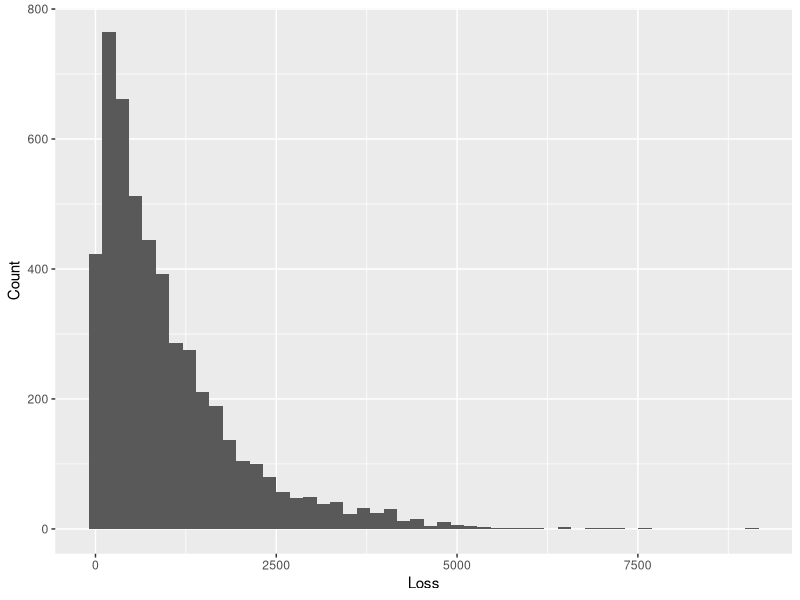
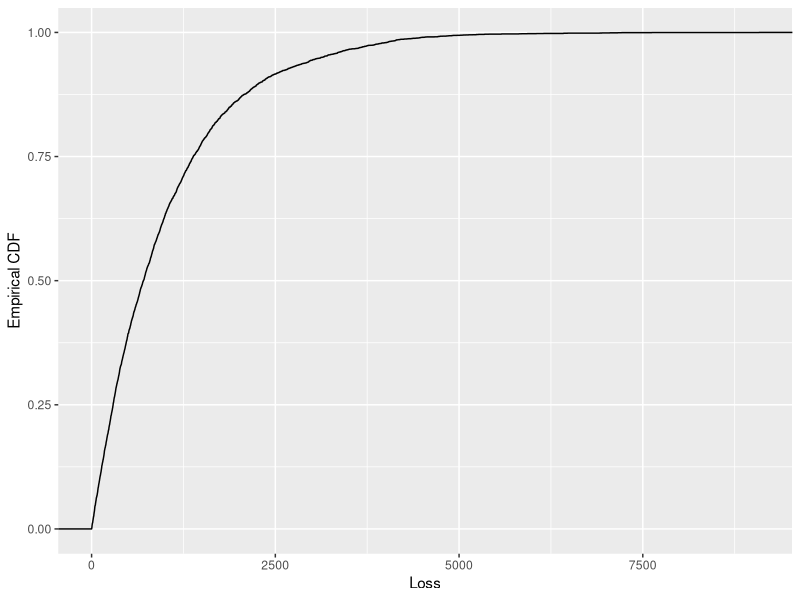
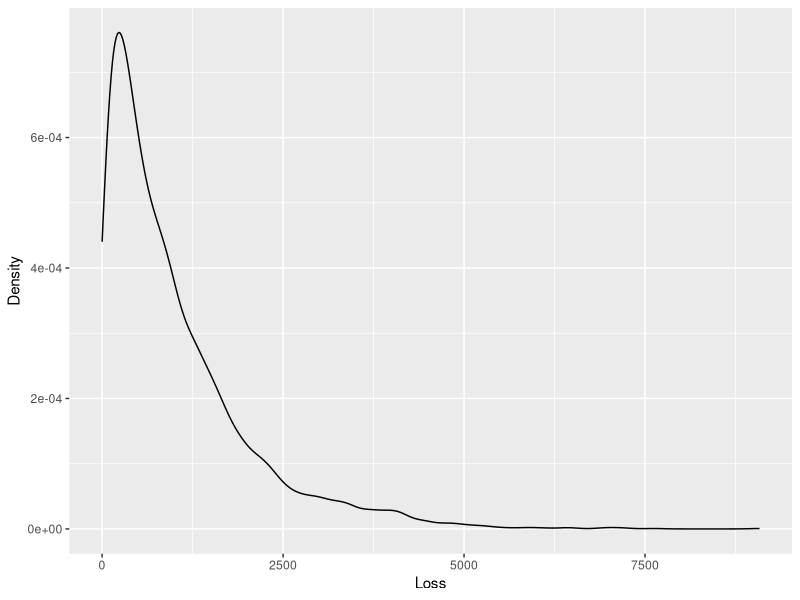
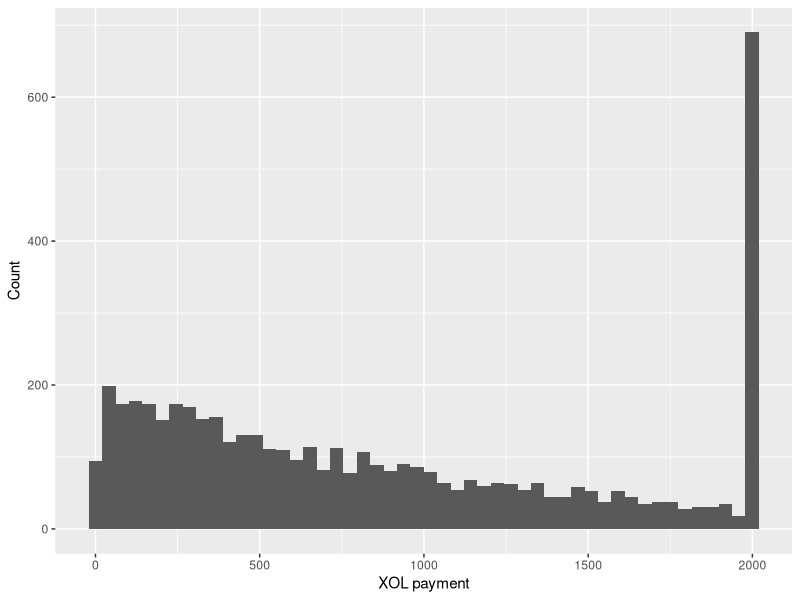
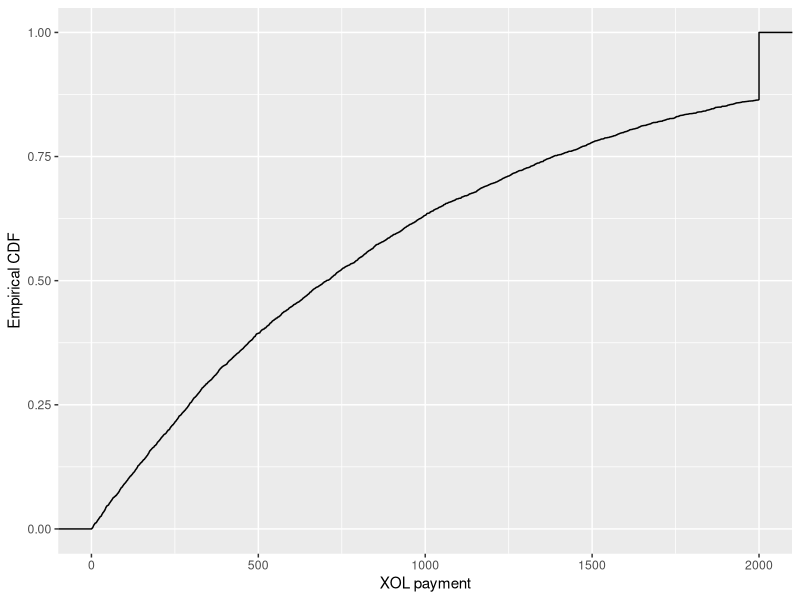
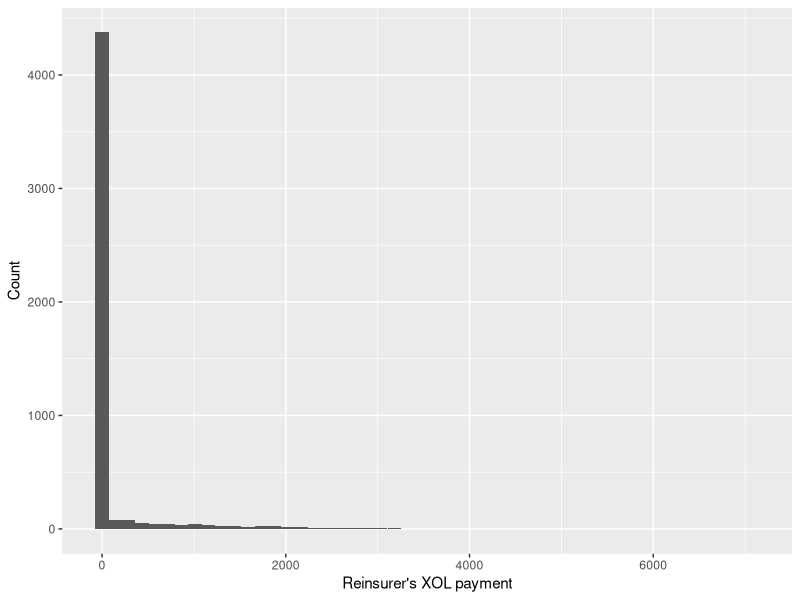
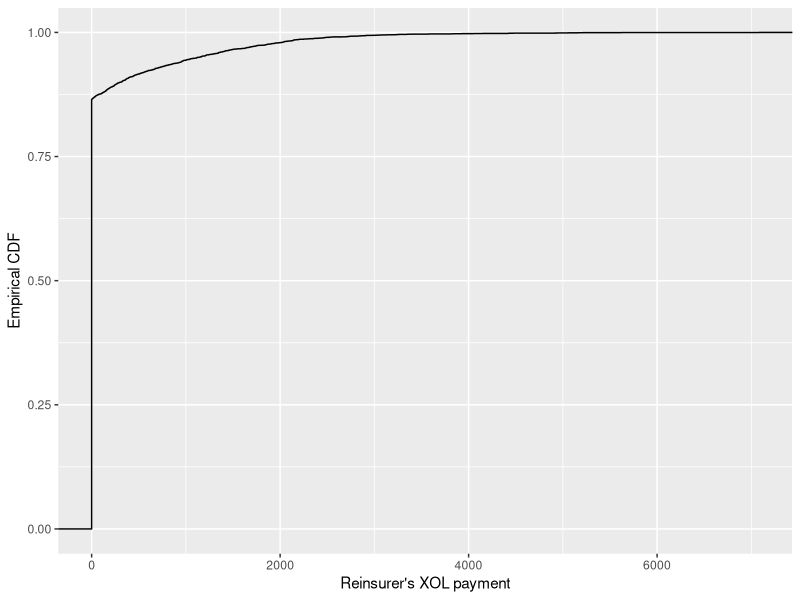

Here is the R script that generated these plots, in order:
## ---- chunk 1
set.seed(123)

n <- 5000
lambda <- 0.001

loss_exp <- rexp(n, rate = lambda)
## ---- chunk 2
library(ggplot2)

ggplot(data.frame(loss = loss_exp), aes(x = loss)) +
  geom_histogram(bins = 50) +
  labs(x = "Loss", y = "Count")
## ---- chunk 3
ggplot(data.frame(loss = loss_exp), aes(x = loss)) +
  stat_ecdf() +
  labs(x = "Loss", y = "Empirical CDF")
## ---- chunk 4
ggplot(data.frame(loss = loss_exp), aes(x = loss)) +
  geom_density() +
  labs(x = "Loss", y = "Density")
## ---- chunk 5
# XOL parameters
M <- 2000

# XOL payments
xol_exp <- pmin(loss_exp, M)

# Histogram
ggplot(data.frame(payment = xol_exp), aes(x = payment)) +
  geom_histogram(bins = 50) +
  labs(x = "XOL payment", y = "Count")

# Empirical CDF
ggplot(data.frame(payment = xol_exp), aes(x = payment)) +
  stat_ecdf() +
  labs(x = "XOL payment", y = "Empirical CDF")

# Probability mass at M
mean(xol_exp == M)
## ---- chunk 6
# XOL attachment point
M <- 2000

# Reinsurer's XOL payment
xol_reinsurer_exp <- pmax(loss_exp - M, 0)

# Histogram
ggplot(data.frame(payment = xol_reinsurer_exp), aes(x = payment)) +
  geom_histogram(bins = 50) +
  labs(x = "Reinsurer's XOL payment", y = "Count")

# Empirical CDF
ggplot(data.frame(payment = xol_reinsurer_exp), aes(x = payment)) +
  stat_ecdf() +
  labs(x = "Reinsurer's XOL payment", y = "Empirical CDF")

# Probability mass at zero
mean(xol_reinsurer_exp == 0)
## ---- chunk 7
data.frame(
  Payment = c("Insurer", "Reinsurer"),
  Mean = c(mean(xol_exp), mean(xol_reinsurer_exp)),
  SD = c(sd(xol_exp), sd(xol_reinsurer_exp)),
  P_Large = c(
    mean(xol_exp > 2000),
    mean(xol_reinsurer_exp > 2000)
  )
)
